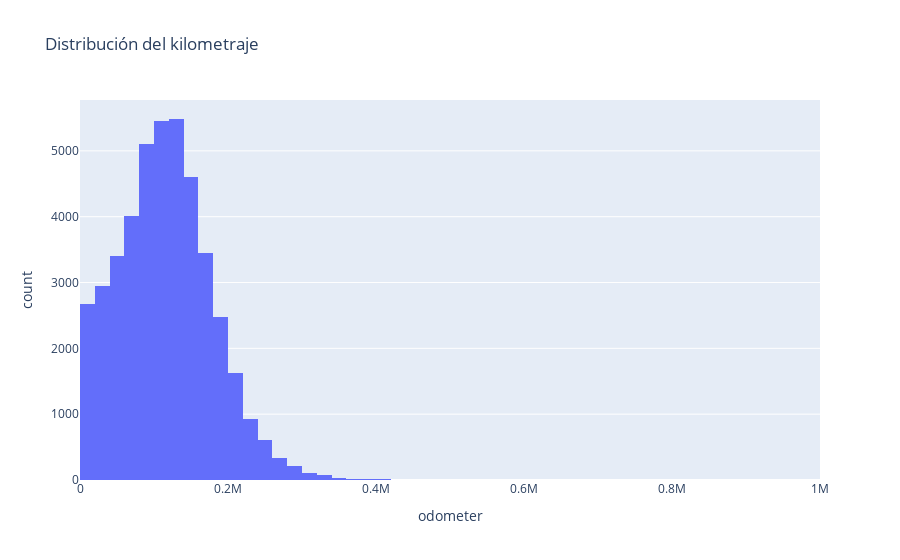
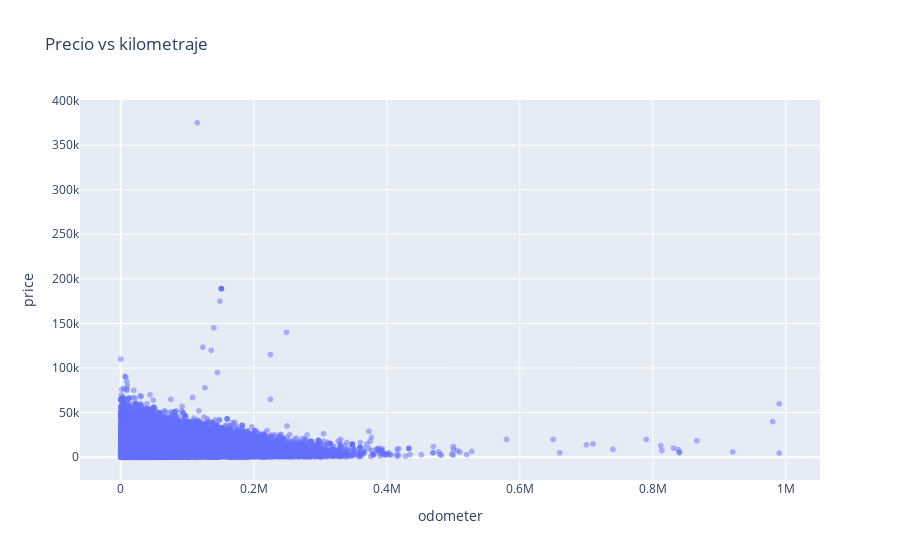

Notebook cell for these charts, in order:
### Code cell
import pandas as pd
import plotly.express as px

# Leer los datos
car_data = pd.read_csv('vehicles_us.csv')

# Opcional: eliminar valores nulos del odómetro
car_data = car_data.dropna(subset=['odometer'])

# Crear histograma
fig = px.histogram(
    car_data,
    x='odometer',
    nbins=50,
    title='Distribución del kilometraje'
)

# Mostrar gráfico
fig.show()

import pandas as pd
import plotly.express as px

car_data = pd.read_csv('vehicles_us.csv')

# Limpieza básica
car_data = car_data.dropna(subset=['odometer', 'price'])

fig = px.scatter(
    car_data,
    x='odometer',
    y='price',
    title='Precio vs kilometraje',
    opacity=0.5
)

fig.show()

### Figure 1 — Plotly figure (JSON) as saved in the notebook; plotly's stock layout.template omitted (floating-point values rounded to 4 significant figures; data arrays with more than 128 entries replaced by an {"elided": "..."} marker saying what was removed)
{"data": [{"bingroup": "x", "hovertemplate": "odometer=%{x}<br>count=%{y}<extra></extra>", "legendgroup": "", "marker": {"color": "#636efa", "pattern": {"shape": ""}}, "name": "", "nbinsx": 50, "orientation": "v", "showlegend": false, "type": "histogram", "x": {"elided": "43633 float values"}, "xaxis": "x", "yaxis": "y"}], "layout": {"barmode": "relative", "legend": {"tracegroupgap": 0}, "title": {"text": "Distribución del kilometraje"}, "xaxis": {"anchor": "y", "domain": [0, 1], "title": {"text": "odometer"}}, "yaxis": {"anchor": "x", "domain": [0, 1], "title": {"text": "count"}}}}

### Figure 2 — Plotly figure (JSON) as saved in the notebook; plotly's stock layout.template omitted (floating-point values rounded to 4 significant figures; data arrays with more than 128 entries replaced by an {"elided": "..."} marker saying what was removed)
{"data": [{"hovertemplate": "odometer=%{x}<br>price=%{y}<extra></extra>", "legendgroup": "", "marker": {"color": "#636efa", "opacity": 0.5, "symbol": "circle"}, "mode": "markers", "name": "", "showlegend": false, "type": "scattergl", "x": {"elided": "43633 float values"}, "xaxis": "x", "y": {"elided": "43633 int values"}, "yaxis": "y"}], "layout": {"legend": {"tracegroupgap": 0}, "title": {"text": "Precio vs kilometraje"}, "xaxis": {"anchor": "y", "domain": [0, 1], "title": {"text": "odometer"}}, "yaxis": {"anchor": "x", "domain": [0, 1], "title": {"text": "price"}}}}
